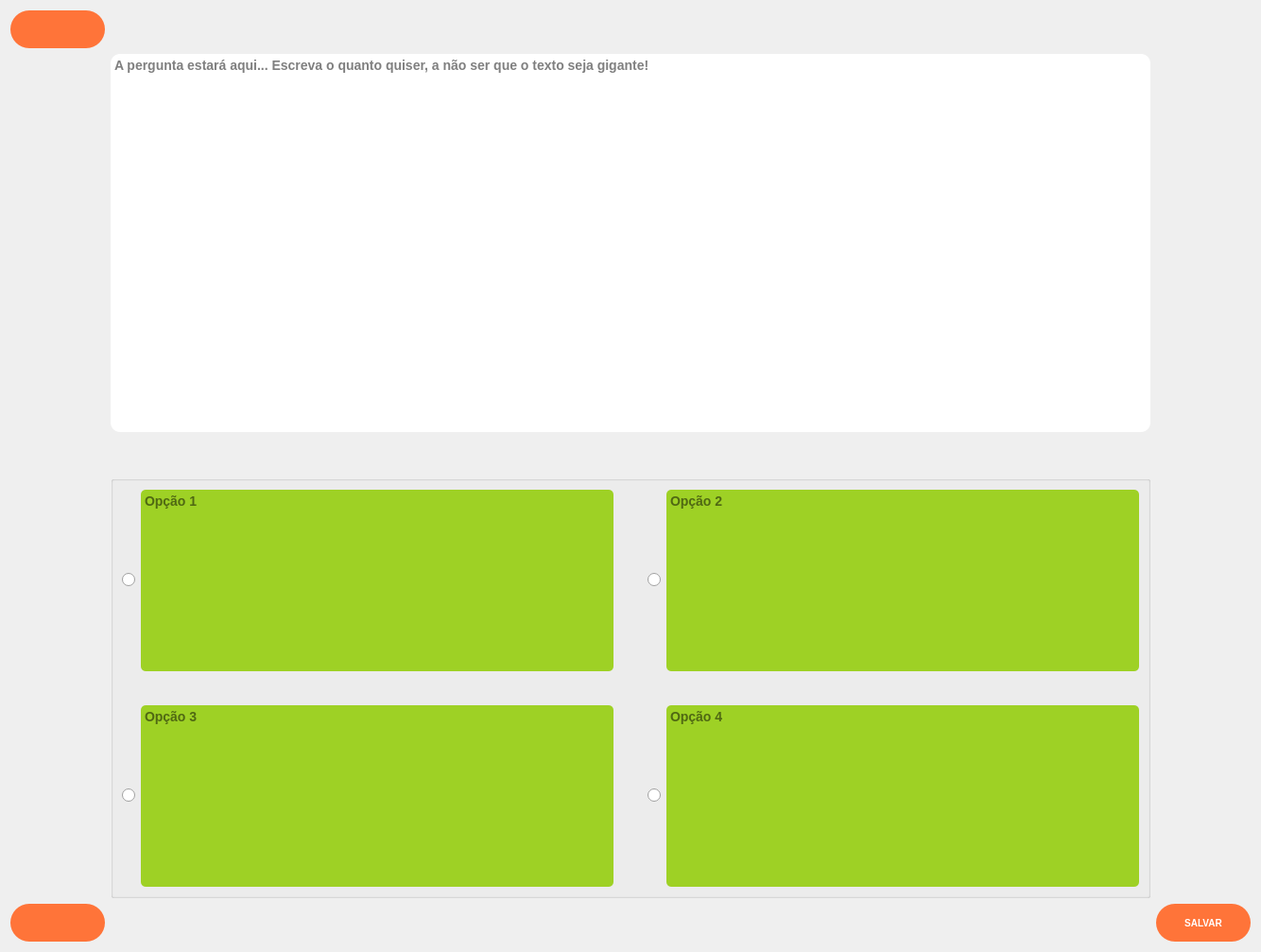
      <widget class="QWidget" name="adicionarPergunta">
       <layout class="QGridLayout" name="gridLayout_8">
        <item row="2" column="1">
         <spacer name="verticalSpacer_2">
          <property name="orientation">
           <enum>Qt::Vertical</enum>
          </property>
          <property name="sizeType">
           <enum>QSizePolicy::Minimum</enum>
          </property>
          <property name="sizeHint" stdset="0">
           <size>
            <width>20</width>
            <height>40</height>
           </size>
          </property>
         </spacer>
        </item>
        <item row="4" column="2">
         <widget class="QPushButton" name="pushButton_salvar_pergunta">
          <property name="minimumSize">
           <size>
            <width>100</width>
            <height>40</height>
           </size>
          </property>
          <property name="cursor">
           <cursorShape>PointingHandCursor</cursorShape>
          </property>
          <property name="styleSheet">
           <string notr="true">QPushButton {
	background-color: #FF7439;
	border-radius: 20px;
	border: none;
	color: #fff;
	font-size: 10px;
	font-weight: bold;
	min-width: 100px;
	min-height: 40px;
}

QPushButton:hover {
	background-color: #c8592d;
}

QPushButton:pressed {
	background-color: #c8592d;
}</string>
          </property>
          <property name="text">
           <string>SALVAR</string>
          </property>
         </widget>
        </item>
        <item row="3" column="1">
         <widget class="QGroupBox" name="groupBox_respostas">
          <property name="minimumSize">
           <size>
            <width>100</width>
            <height>100</height>
           </size>
          </property>
          <property name="styleSheet">
           <string notr="true">background: none</string>
          </property>
          <property name="title">
           <string/>
          </property>
          <layout class="QGridLayout" name="gridLayout_5">
           <item row="0" column="0">
            <layout class="QGridLayout" name="gridLayout_7">
             <item row="2" column="3">
              <spacer name="verticalSpacer_5">
               <property name="orientation">
                <enum>Qt::Vertical</enum>
               </property>
               <property name="sizeType">
                <enum>QSizePolicy::Minimum</enum>
               </property>
               <property name="sizeHint" stdset="0">
                <size>
                 <width>5</width>
                 <height>30</height>
                </size>
               </property>
              </spacer>
             </item>
             <item row="1" column="8">
              <layout class="QHBoxLayout" name="horizontalLayout_7">
               <item>
                <widget class="QRadioButton" name="radioButton_opcao2">
                 <property name="sizePolicy">
                  <sizepolicy hsizetype="Minimum" vsizetype="Fixed">
                   <horstretch>0</horstretch>
                   <verstretch>0</verstretch>
                  </sizepolicy>
                 </property>
                 <property name="cursor">
                  <cursorShape>PointingHandCursor</cursorShape>
                 </property>
                 <property name="styleSheet">
                  <string notr="true">QAbstractButton {
background: none;
}</string>
                 </property>
                 <property name="text">
                  <string/>
                 </property>
                </widget>
               </item>
               <item>
                <widget class="QTextEdit" name="textEdit_opcao2">
                 <property name="sizePolicy">
                  <sizepolicy hsizetype="Expanding" vsizetype="Expanding">
                   <horstretch>0</horstretch>
                   <verstretch>0</verstretch>
                  </sizepolicy>
                 </property>
                 <property name="minimumSize">
                  <size>
                   <width>220</width>
                   <height>60</height>
                  </size>
                 </property>
                 <property name="cursor" stdset="0">
                  <cursorShape>IBeamCursor</cursorShape>
                 </property>
                 <property name="styleSheet">
                  <string notr="true">font-size:14px;
font-weight: bold;
background-color: #9ED125;
border-radius: 5px;
min-width: 220px;
min-height: 60px;</string>
                 </property>
                 <property name="placeholderText">
                  <string>Opção 2</string>
                 </property>
                </widget>
               </item>
              </layout>
             </item>
             <item row="1" column="5">
              <spacer name="horizontalSpacer_7">
               <property name="orientation">
                <enum>Qt::Horizontal</enum>
               </property>
               <property name="sizeType">
                <enum>QSizePolicy::Minimum</enum>
               </property>
               <property name="sizeHint" stdset="0">
                <size>
                 <width>30</width>
                 <height>5</height>
                </size>
               </property>
              </spacer>
             </item>
             <item row="3" column="8">
              <layout class="QHBoxLayout" name="horizontalLayout_9">
               <item>
                <widget class="QRadioButton" name="radioButton_opcao4">
                 <property name="cursor">
                  <cursorShape>PointingHandCursor</cursorShape>
                 </property>
                 <property name="styleSheet">
                  <string notr="true">QAbstractButton {
background: none;
}</string>
                 </property>
                 <property name="text">
                  <string/>
                 </property>
                </widget>
               </item>
               <item>
                <widget class="QTextEdit" name="textEdit_opcao4">
                 <property name="minimumSize">
                  <size>
                   <width>220</width>
                   <height>60</height>
                  </size>
                 </property>
                 <property name="cursor" stdset="0">
                  <cursorShape>IBeamCursor</cursorShape>
                 </property>
                 <property name="styleSheet">
                  <string notr="true">font-size:14px;
font-weight: bold;
background-color: #9ED125;
border-radius: 5px;
min-width: 220px;
min-height: 60px;</string>
                 </property>
                 <property name="placeholderText">
                  <string>Opção 4</string>
                 </property>
                </widget>
               </item>
              </layout>
             </item>
             <item row="1" column="3">
              <layout class="QHBoxLayout" name="horizontalLayout_6">
               <item>
                <widget class="QRadioButton" name="radioButton_opcao1">
                 <property name="minimumSize">
                  <size>
                   <width>0</width>
                   <height>0</height>
                  </size>
                 </property>
                 <property name="cursor">
                  <cursorShape>PointingHandCursor</cursorShape>
                 </property>
                 <property name="styleSheet">
                  <string notr="true">QAbstractButton {
background: none;
}</string>
                 </property>
                 <property name="text">
                  <string/>
                 </property>
                </widget>
               </item>
               <item>
                <widget class="QTextEdit" name="textEdit_opcao1">
                 <property name="sizePolicy">
                  <sizepolicy hsizetype="Expanding" vsizetype="Expanding">
                   <horstretch>0</horstretch>
                   <verstretch>0</verstretch>
                  </sizepolicy>
                 </property>
                 <property name="minimumSize">
                  <size>
                   <width>220</width>
                   <height>60</height>
                  </size>
                 </property>
                 <property name="font">
                  <font>
                   <pointsize>-1</pointsize>
                   <weight>75</weight>
                   <bold>true</bold>
                   <strikeout>false</strikeout>
                  </font>
                 </property>
                 <property name="cursor" stdset="0">
                  <cursorShape>IBeamCursor</cursorShape>
                 </property>
                 <property name="layoutDirection">
                  <enum>Qt::LeftToRight</enum>
                 </property>
                 <property name="styleSheet">
                  <string notr="true">font-size:14px;
font-weight: bold;
background-color: #9ED125;
border-radius: 5px;
min-width: 220px;
min-height: 60px;</string>
                 </property>
                 <property name="frameShape">
                  <enum>QFrame::NoFrame</enum>
                 </property>
                 <property name="frameShadow">
                  <enum>QFrame::Sunken</enum>
                 </property>
                 <property name="verticalScrollBarPolicy">
                  <enum>Qt::ScrollBarAlwaysOff</enum>
                 </property>
                 <property name="horizontalScrollBarPolicy">
                  <enum>Qt::ScrollBarAlwaysOff</enum>
                 </property>
                 <property name="sizeAdjustPolicy">
                  <enum>QAbstractScrollArea::AdjustToContentsOnFirstShow</enum>
                 </property>
                 <property name="tabChangesFocus">
                  <bool>true</bool>
                 </property>
                 <property name="placeholderText">
                  <string>Opção 1</string>
                 </property>
                </widget>
               </item>
              </layout>
             </item>
             <item row="3" column="3">
              <layout class="QHBoxLayout" name="horizontalLayout_8">
               <item>
                <widget class="QRadioButton" name="radioButton_opcao3">
                 <property name="cursor">
                  <cursorShape>PointingHandCursor</cursorShape>
                 </property>
                 <property name="styleSheet">
                  <string notr="true">QAbstractButton {
background: none;
}</string>
                 </property>
                 <property name="text">
                  <string/>
                 </property>
                </widget>
               </item>
               <item>
                <widget class="QTextEdit" name="textEdit_opcao3">
                 <property name="sizePolicy">
                  <sizepolicy hsizetype="Expanding" vsizetype="Expanding">
                   <horstretch>0</horstretch>
                   <verstretch>0</verstretch>
                  </sizepolicy>
                 </property>
                 <property name="minimumSize">
                  <size>
                   <width>220</width>
                   <height>60</height>
                  </size>
                 </property>
                 <property name="cursor" stdset="0">
                  <cursorShape>IBeamCursor</cursorShape>
                 </property>
                 <property name="styleSheet">
                  <string notr="true">font-size:14px;
font-weight: bold;
background-color: #9ED125;
border-radius: 5px;
min-width: 220px;
min-height: 60px;</string>
                 </property>
                 <property name="placeholderText">
                  <string>Opção 3</string>
                 </property>
                </widget>
               </item>
              </layout>
             </item>
            </layout>
           </item>
          </layout>
         </widget>
        </item>
        <item row="0" column="1">
         <spacer name="verticalSpacer_3">
          <property name="orientation">
           <enum>Qt::Vertical</enum>
          </property>
          <property name="sizeType">
           <enum>QSizePolicy::Minimum</enum>
          </property>
          <property name="sizeHint" stdset="0">
           <size>
            <width>20</width>
            <height>40</height>
           </size>
          </property>
         </spacer>
        </item>
        <item row="1" column="2">
         <spacer name="horizontalSpacer_4">
          <property name="orientation">
           <enum>Qt::Horizontal</enum>
          </property>
          <property name="sizeType">
           <enum>QSizePolicy::Minimum</enum>
          </property>
          <property name="sizeHint" stdset="0">
           <size>
            <width>30</width>
            <height>20</height>
           </size>
          </property>
         </spacer>
        </item>
        <item row="4" column="1">
         <spacer name="verticalSpacer">
          <property name="orientation">
           <enum>Qt::Vertical</enum>
          </property>
          <property name="sizeType">
           <enum>QSizePolicy::Minimum</enum>
          </property>
          <property name="sizeHint" stdset="0">
           <size>
            <width>20</width>
            <height>40</height>
           </size>
          </property>
         </spacer>
        </item>
        <item row="1" column="1">
         <widget class="QTextEdit" name="textEdit_pergunta">
          <property name="minimumSize">
           <size>
            <width>550</width>
            <height>200</height>
           </size>
          </property>
          <property name="font">
           <font>
            <pointsize>-1</pointsize>
            <weight>75</weight>
            <bold>true</bold>
           </font>
          </property>
          <property name="cursor" stdset="0">
           <cursorShape>IBeamCursor</cursorShape>
          </property>
          <property name="styleSheet">
           <string notr="true">background-color: white; 
border-radius:10px;
font-size:14px;
font-weight:bold;
min-width: 550px;
min-height: 200px;</string>
          </property>
          <property name="horizontalScrollBarPolicy">
           <enum>Qt::ScrollBarAlwaysOff</enum>
          </property>
          <property name="sizeAdjustPolicy">
           <enum>QAbstractScrollArea::AdjustToContentsOnFirstShow</enum>
          </property>
          <property name="tabChangesFocus">
           <bool>true</bool>
          </property>
          <property name="overwriteMode">
           <bool>false</bool>
          </property>
          <property name="placeholderText">
           <string>A pergunta estará aqui... Escreva o quanto quiser, a não ser que o texto seja gigante!</string>
          </property>
         </widget>
        </item>
        <item row="0" column="0">
         <widget class="QPushButton" name="pushButton_inicio_adicionar_pergunta">
          <property name="sizePolicy">
           <sizepolicy hsizetype="Minimum" vsizetype="Minimum">
            <horstretch>0</horstretch>
            <verstretch>0</verstretch>
           </sizepolicy>
          </property>
          <property name="minimumSize">
           <size>
            <width>100</width>
            <height>40</height>
           </size>
          </property>
          <property name="cursor">
           <cursorShape>PointingHandCursor</cursorShape>
          </property>
          <property name="styleSheet">
           <string notr="true">QPushButton {
	background-color: #FF7439;
	border-radius: 20px;
	border: none;
	color: #fff;
	font-size: 10px;
	font-weight: bold;
	min-width: 100px;
	min-height: 40px;
}

QPushButton:hover {
	background-color: #c8592d;
}

QPushButton:pressed {
	background-color: #c8592d;
}</string>
          </property>
          <property name="text">
           <string/>
          </property>
         </widget>
        </item>
        <item row="4" column="0">
         <widget class="QPushButton" name="pushButton_voltar_adicionar_pergunta">
          <property name="minimumSize">
           <size>
            <width>100</width>
            <height>40</height>
           </size>
          </property>
          <property name="cursor">
           <cursorShape>PointingHandCursor</cursorShape>
          </property>
          <property name="styleSheet">
           <string notr="true">QPushButton {
	background-color: #FF7439;
	border-radius: 20px;
	border: none;
	color: #fff;
	font-size: 10px;
	font-weight: bold;
	min-width: 100px;
	min-height: 40px;
}

QPushButton:hover {
	background-color: #c8592d;
}

QPushButton:pressed {
	background-color: #c8592d;
}</string>
          </property>
          <property name="text">
           <string/>
          </property>
         </widget>
        </item>
        <item row="1" column="0">
         <spacer name="horizontalSpacer_2">
          <property name="orientation">
           <enum>Qt::Horizontal</enum>
          </property>
          <property name="sizeType">
           <enum>QSizePolicy::Minimum</enum>
          </property>
          <property name="sizeHint" stdset="0">
           <size>
            <width>30</width>
            <height>20</height>
           </size>
          </property>
         </spacer>
        </item>
       </layout>
      </widget>
